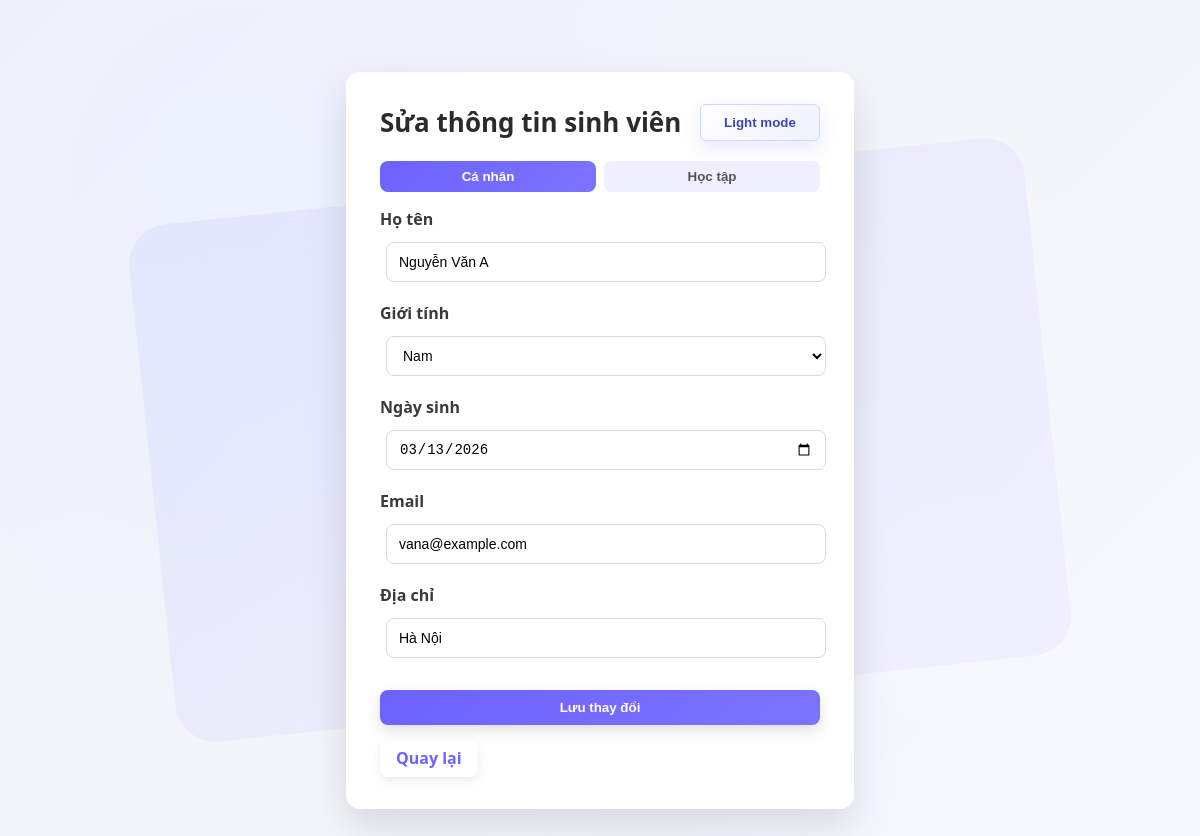
/pages/students/edit.php?id=1, run on the app's committed database.
### tables this page shows
CREATE TABLE `students` (
  `id` int(11) NOT NULL,
  `ho_ten` varchar(100) NOT NULL,
  `gioi_tinh` enum('Nam','Nữ') NOT NULL,
  `email` varchar(150) NOT NULL,
  `dia_chi` varchar(255) NOT NULL,
  `ngay_sinh` date DEFAULT NULL
);

### core/StudentService.php (called while the page is built, shortened)
<?php
require_once __DIR__ . '/../config/database.php';
function escapeValue($value): string
{
    return htmlspecialchars((string) ($value ?? ''), ENT_QUOTES, 'UTF-8');
}
function getStudentById(int $studentId): ?array
{
    global $conn;
    $statement = $conn->prepare('SELECT * FROM students WHERE id = ?');
    $statement->bind_param('i', $studentId);
    $statement->execute();
    $result = $statement->get_result();
    $student = $result->fetch_assoc() ?: null;
    return $student;
}

### pages/students/edit.php (the view, shortened to what this page needs)
<?php
require_once __DIR__ . '/../../core/StudentService.php';
$studentId = isset($_GET['id']) ? (int) $_GET['id'] : 0;
$student = getStudentById($studentId);
?>
<!DOCTYPE html>
<html>
<head>
    <link rel="stylesheet" href="../../assets/css/students.css">
    <link rel="stylesheet" href="../../assets/css/edit-student.css">
</head>
<body class="edit-page">
    <div class="edit-wrapper">
        <div class="edit-card">
            <div class="edit-header">
                <h2 class="edit-title">Sửa thông tin sinh viên</h2>
                <button type="button" class="theme-toggle edit-theme-toggle" onclick="toggleEditTheme()">Light mode</button>
            </div>
            <form method="post" action="../../api/students/update.php?id=<?= $studentId ?>">
                <div class="form-tabs">
                    <button type="button" class="tab active" onclick="switchTab(1)">Cá nhân</button>
                    <button type="button" class="tab" onclick="switchTab(2)">Học tập</button>
                </div>
                <div class="tab-content active" id="tab1">
                    <div class="edit-field">
                        <label>Họ tên</label>
                        <input type="text" name="name" value="<?= escapeValue($student['ho_ten']) ?>" required>
                    </div>
                    <div class="edit-field">
                        <label>Giới tính</label>
                        <select name="gender">
                            <option value="Nam" <?= $student['gioi_tinh'] === 'Nam' ? 'selected' : '' ?>>Nam</option>
                        </select>
                    </div>
                    <div class="edit-field">
                        <label>Ngày sinh</label>
                        <input type="date" name="dob" value="<?= escapeValue($student['ngay_sinh']) ?>" required>
                    </div>
                    <div class="edit-field">
                        <label>Email</label>
                        <input type="text" name="email" value="<?= escapeValue($student['email']) ?>">
                    </div>
                    <div class="edit-field">
                        <label>Địa chỉ</label>
                        <input type="text" name="address" value="<?= escapeValue($student['dia_chi']) ?>">
                    </div>
                </div>
                <button class="edit-submit" type="submit">Lưu thay đổi</button>
            </form>
            <a class="edit-back" href="./index.php">Quay lại</a>
        </div>
    </div>
</body>
</html>

### assets/css/students.css (style rules this page uses)
body { font-family:Segoe UI,sans-serif; padding:40px; background:#f6f7fb; color:#2b2b2b; transition:background 0.25s ease,color 0.25s ease; }
.theme-toggle { background:linear-gradient(135deg,#ffffff,#eef1ff); color:#3949ab; border:1px solid #cfd6ff; box-shadow:0 8px 18px rgba(79,91,255,0.12); }
input,select { padding:10px 12px; margin:6px; border:1px solid #dcdcec; border-radius:6px; outline:none; font-size:14px; transition:0.2s; }
button { padding:9px 16px; border:none; border-radius:6px; background:linear-gradient(135deg,#5c6cff,#7b5cff); color:white; font-weight:700; cursor:pointer; transition:0.2s; }
.form-tabs { display:flex; gap:10px; margin-bottom:10px; }
.tab { padding:6px 12px; background:#eee; border:none; border-radius:6px; cursor:pointer; }
.tab.active { background:#6c63ff; color:white; }
.tab-content { display:none; }
.tab-content.active { display:block; }
.tab-content input, .tab-content select { width:90%; box-sizing:border-box; }

### assets/css/edit-student.css (style rules this page uses)
body.edit-page { margin:0; min-height:100vh; font-family:"Segoe UI",system-ui,-apple-system,Arial,sans-serif; display:flex; align-items:center; justify-content:center; background: radial-gradient(circle at 20% 20%, #eef1ff 0%, transparent 40%), radial-gradient(circle at 80% 70%, #f6f7ff 0%, transparent 40%), linear-gradient(135deg,#eef1f7,#f8f9ff); }
.edit-page::before { content:""; position:absolute; width:900px; height:520px; background:linear-gradient(135deg,#6c63ff,#9b96ff); border-radius:40px; opacity:0.08; transform:rotate(-6deg); z-index:0; }
.edit-wrapper { position:relative; z-index:1; width:100%; display:flex; justify-content:center; }
.edit-card { width:440px; max-width:100%; padding:32px 34px; background:white; border-radius:14px; box-shadow:0 18px 40px rgba(0,0,0,0.12); }
.edit-header { display:flex; justify-content:space-between; align-items:flex-start; gap:12px; margin-bottom:20px; }
.edit-title { font-size:26px; font-weight:700; margin:0; color:#2b2b2b; }
.edit-theme-toggle { padding:10px 14px; min-width:120px; }
.form-tabs { display:flex; gap:8px; margin-bottom:16px; }
.tab { flex:1; padding:8px 0; border:none; border-radius:8px; background:#eef0ff; color:#555; font-weight:600; cursor:pointer; transition:0.2s; }
.tab.active { background:linear-gradient(135deg,#6c63ff,#7b73ff); color:white; }
.tab-content { display:none; animation:fadeIn 0.25s ease; }
.tab-content.active { display:block; }
.edit-field { margin-bottom:14px; }
.edit-field label { display:block; font-weight:600; margin-bottom:6px; color:#3a3a3a; }
.edit-field input, .edit-field select { width:100%; height:40px; padding:8px 12px; border:1px solid #d7d9ea; border-radius:8px; font-size:14px; background:#ffffff; outline:none; transition:0.15s; box-sizing:border-box; }
.edit-submit { margin-top:12px; width:100%; padding:10px; border:none; border-radius:8px; background:linear-gradient(135deg,#6c63ff,#7b73ff); color:white; font-weight:600; cursor:pointer; box-shadow:0 6px 14px rgba(0,0,0,0.12); transition:0.2s; }
.edit-back { display:inline-block; margin-top:14px; padding:8px 16px; border-radius:8px; font-weight:600; color:#6c63ff; text-decoration:none; box-shadow:0 4px 10px rgba(0,0,0,0.08); transition:0.2s; }

### data on the page
students: name "Nguyễn Văn A", gender "Nam", dob "03/13/2026", email "vana@example.com", address "Hà Nội"
